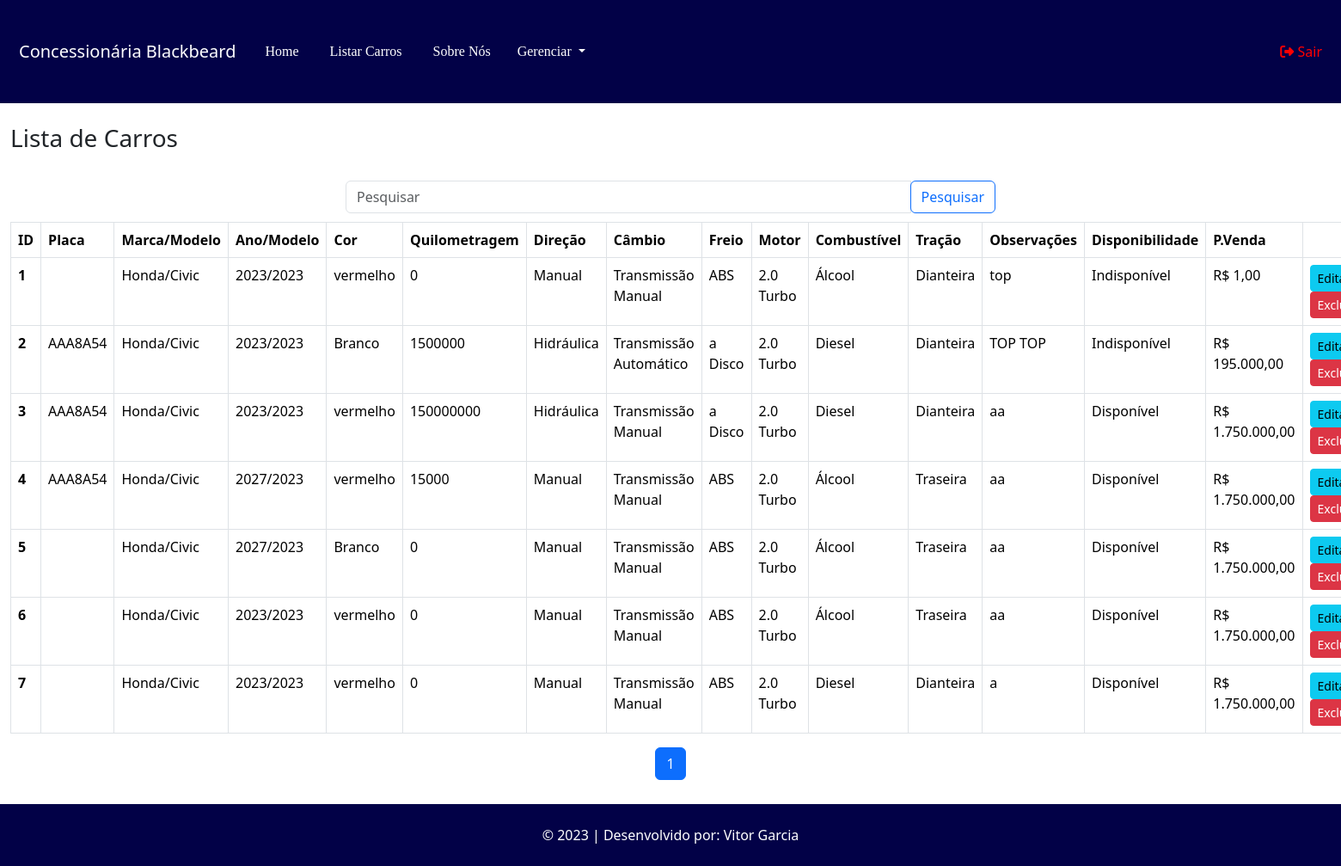
Before: /carro/pesquisar (signed in) with the older database file.
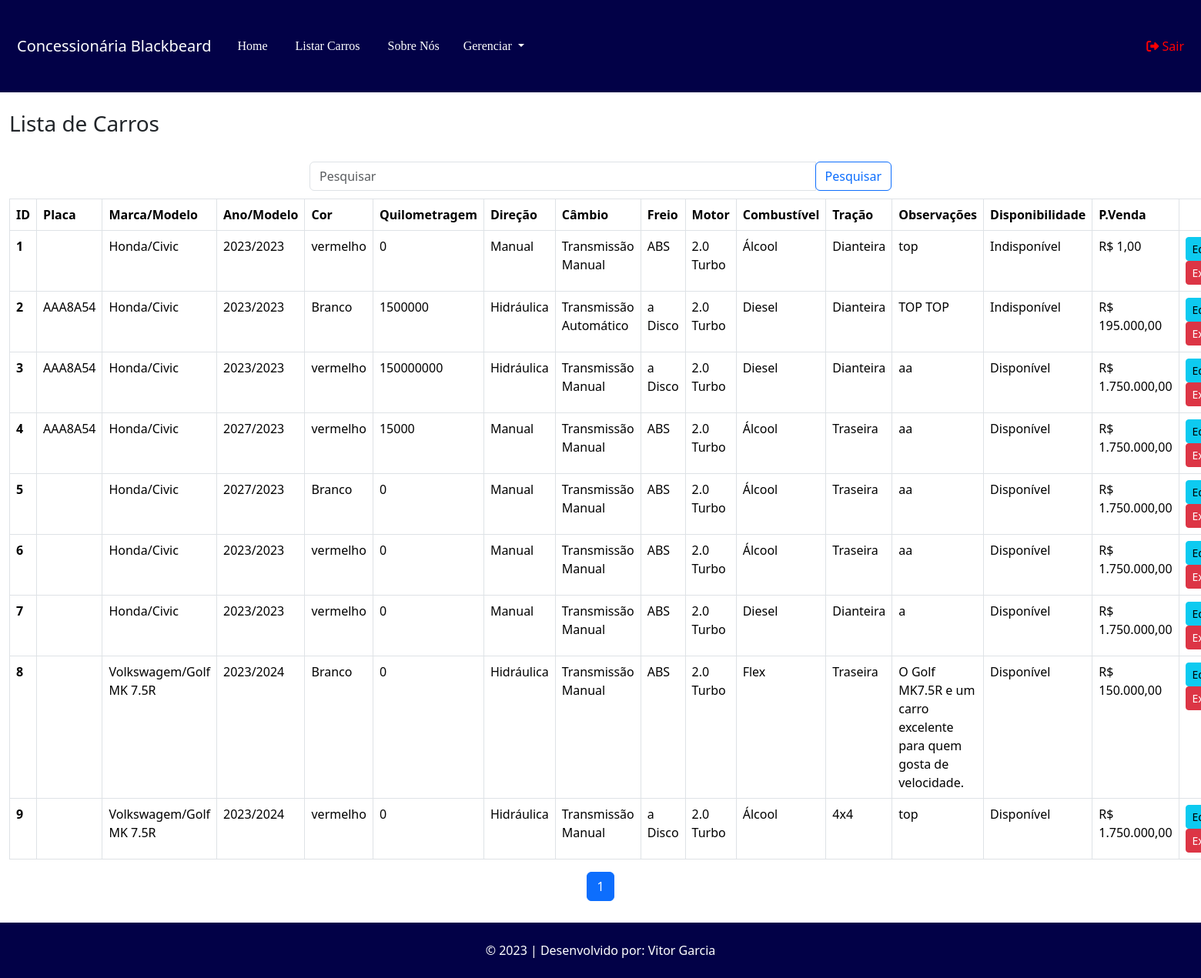
After: the same page with the newer database file.
### tables this page shows
CREATE TABLE `carro` (
  `id` int(11) NOT NULL,
  `id_modelo` int(11) NOT NULL,
  `ano_fabricacao` year(4) NOT NULL,
  `cor` varchar(50) NOT NULL,
  `preco_venda` decimal(10,2) NOT NULL,
  `quilometragem` int(11) NOT NULL,
  `modelo_direcao` varchar(50) NOT NULL,
  `modelo_transmissao` varchar(50) NOT NULL,
  `placa` varchar(12) NOT NULL,
  `observacoes` varchar(255) NOT NULL,
  `disponibilidade` varchar(50) NOT NULL,
  `tipo_freio` varchar(15) NOT NULL,
  `motor` varchar(15) NOT NULL,
  `tipo_combustivel` varchar(15) NOT NULL,
  `tipo_tracao` varchar(15) NOT NULL,
  `ano_modelo` year(4) NOT NULL
);

CREATE TABLE `marca` (
  `id` int(11) NOT NULL,
  `nome` varchar(100) NOT NULL
);

CREATE TABLE `modelo` (
  `id` int(11) NOT NULL,
  `nome` varchar(100) NOT NULL,
  `id_marca` int(11) NOT NULL
);

### App/Controllers/Controller.php (called while the page is built, shortened)
<?php
abstract class Controller
{
    private $viewVar;
    public function render($view)
    {
        $viewVar = $this->getViewVar();
        require_once PATH . '/App/Views/layouts/cabecalho.php';
        require_once PATH . '/App/Views/layouts/menu.php';
        require_once PATH . '/App/Views/' . $view . '.php';
        require_once PATH . '/App/Views/layouts/rodape.php';
    }
    public function getViewVar()
    {
        return $this->viewVar;
    }
    public function setViewParam($varName, $varValue)
    {
        if ($varName != "" && $varValue != "") {
            $this->viewVar[$varName] = $varValue;
        }
    }
}

### App/Controllers/CarroController.php (called while the page is built, shortened)
<?php
class CarroController extends Controller
{
    public function pesquisar()
    {
        $carroDAO = new CarroDAO();
        self::setViewParam('carro', $carroDAO->listar());
        $this->render('carro/pesquisar');
    }
}

### index.php (called while the page is built, shortened)
<?php
try {
    $app = new App();
    $app->run();
}catch (\Exception $e){
    $oError = new Erro($e);
    $oError->render();
}

### App/Models/DAO/BaseDAO.php (called while the page is built, shortened)
<?php
abstract class BaseDAO
{
    private $conexao;
    public function __construct()
    {
        $this->conexao = Conexao::getConnection();
    }
    public function select($sql)
    {
        if (!empty($sql)) {
            return $this->conexao->query($sql);
        }
    }
}

### App/Lib/Conexao.php (called while the page is built, shortened)
<?php
class Conexao
{
    private static $connection;
    public static function getConnection()
    {
        $pdoConfig = DB_DRIVER . ":" . "host=" . DB_HOST . ";";
        $pdoConfig .= "dbname=" . DB_NAME . ";";
        try {
            if (!isset(self::$connection)) {
                self::$connection = new PDO($pdoConfig, DB_USER, DB_PASSWORD);
                self::$connection->setAttribute(PDO::ATTR_ERRMODE, PDO::ERRMODE_EXCEPTION);
            }
            return self::$connection;
        } catch (PDOException $e) {
            throw new Exception("Erro de conexão com o banco de dados", 500);
        }
    }
}

### App/Models/DAO/CarroDAO.php (called while the page is built, shortened)
<?php
class CarroDAO extends BaseDAO{
    public function listar($id = null){
        if($id){
            $resultado = $this->select(
                "SELECT * FROM carro WHERE id = $id"
            );
            return $resultado->fetchObject(Carro::class);
        } else {
            $resultado = $this->select(
                'SELECT * FROM carro'
            );
            return $resultado->fetchAll(\PDO::FETCH_CLASS, Carro::class);
        }
        return false;
    }
}
?>

### App/Models/Entidades/Carro.php (called while the page is built, shortened)
<?php
class Carro{
     private $id;
     private $ano_fabricacao;
     private $ano_modelo;
     private $cor;
     private $preco_venda;
     private $quilometragem;
     private $modelo_direcao;
     private $modelo_transmissao;
     private $placa;
     private $observacoes;
     private $disponibilidade;
     private $tipo_freio;
     private $motor;
     private $tipo_combustivel;
     private $tipo_tracao;
     public function getId(){
          return $this->id;
     }
     function getAno_fabricacao(){
          return $this->ano_fabricacao;
     }
     function getAno_modelo(){
          return $this->ano_modelo;
     }
     public function getCor(){
          return $this->cor;
     }
     public function getPreco_venda(){
          return $this->preco_venda;
     }
     public function getQuilometragem(){
          return $this->quilometragem;
     }
     public function getModelo_direcao(){
          return $this->modelo_direcao;
     }
     public function getModelo_transmissao(){
          return $this->modelo_transmissao;
     }
     public function getPlaca(){
          return $this->placa;
     }
     public function getObservacoes(){
          return $this->observacoes;
     }
     public function getDisponibilidade(){
          return $this->disponibilidade;
     }
     public function getTipo_freio(){
          return $this->tipo_freio;
     }
     public function getMotor(){
          return $this->motor;
     }
     public function getTipo_combustivel(){
          return $this->tipo_combustivel;
     }
     public function getTipo_tracao(){
          return $this->tipo_tracao;
     }
     private $id_modelo;
     public function getId_modelo(){
          return $this->id_modelo;
     }
}
?>

### App/Models/DAO/ModeloDAO.php (called while the page is built, shortened)
<?php
class ModeloDAO extends BaseDAO{
    public function listar($id = null){
        if($id){
            $resultado = $this->select(
                "SELECT * FROM modelo WHERE id = $id"
            );
            return $resultado->fetchObject(Modelo::class);
        } else {
            $resultado = $this->select(
                'SELECT * FROM modelo'
            );
            return $resultado->fetchAll(\PDO::FETCH_CLASS, Modelo::class);
        }
        return false;
    }
}
?>

### App/Models/Entidades/Modelo.php (called while the page is built, shortened)
<?php
class Modelo{
     private $nome;
     private $id_marca;
     public function getNome(){
          return $this->nome;
     }
   function getId_marca(){
        return $this->id_marca;
   }
}
?>

### App/Models/DAO/MarcaDAO.php (called while the page is built, shortened)
<?php
class MarcaDAO extends BaseDAO{
    public function listar($id = null){
        if($id){
            $resultado = $this->select(
                "SELECT * FROM marca WHERE id = $id"
            );
            return $resultado->fetchObject(Marca::class);
        } else {
            $resultado = $this->select(
                'SELECT * FROM marca'
            );
            return $resultado->fetchAll(\PDO::FETCH_CLASS, Marca::class);
        }
        return false;
    }
}
?>

### App/Models/Entidades/Marca.php (called while the page is built, shortened)
<?php
class Marca{
     private $nome;
   function getNome(){
        return $this->nome;
   }
}
?>

### App/Views/carro/pesquisar.php (the view, shortened to what this page needs)
<?php
$carrosPorPagina = 10;
$paginaAtual = isset($_GET['page']) ? intval($_GET['page']) : 1;
$pesquisa = isset($_GET['pesquisa']) ? $_GET['pesquisa'] : '';
if (isset($_SESSION['login'])) {
?>
  <div class="container-fluid container2">
    <br>
    <h3>Lista de Carros</h3>
    <br>
    <div class="row centralizar">
      <div class="col-md-6">
        <form class="form-inline" action="" method="GET">
          <div class="input-group">
            <input type="text" class="form-control" name="pesquisa" placeholder="Pesquisar">
            <div class="input-group-append">
              <button class="btn btn-outline-primary" type="submit">Pesquisar</button>
            </div>
          </div>
        </form>
      </div>
    </div>
    <table class="table table-hover table-bordered">
      <thead>
        <tr>
          <th scope="col">ID</th>
          <th scope="col">Placa</th>
          <th scope="col">Marca/Modelo</th>
          <th scope="col">Ano/Modelo</th>
          <th scope="col">Cor</th>
          <th scope="col">Quilometragem</th>
          <th scope="col">Direção</th>
          <th scope="col">Câmbio</th>
          <th scope="col">Freio</th>
          <th scope="col">Motor</th>
          <th scope="col">Combustível</th>
          <th scope="col">Tração</th>
          <th scope="col">Observações</th>
          <th scope="col">Disponibilidade</th>
          <th scope="col">P.Venda</th>
          <th scope="col"></th>
        </tr>
      </thead>
      <tbody>
        <?php
        $carrosFiltrados = [];
        if (empty($pesquisa)) {
          $carrosFiltrados = $viewVar['carro'];
        }
        if (empty($carrosFiltrados)) { ?>
          <tr>
            <td colspan="16">
              <div class="alert alert-info" role="alert">Nenhum carro encontrado!</div>
            </td>
          </tr>
          <?php } else {
          foreach ($carrosFiltrados as $index => $carro) {
            $modeloDAO = new ModeloDAO();
            $modelo = $modeloDAO->listar($carro->getId_modelo());
            $marcaDAO = new MarcaDAO();
            $marca = $marcaDAO->listar($modelo->getId_marca());
          ?>
            <tr>
              <th scope="row"><?php echo $carro->getId(); ?></th>
              <td><?php echo $carro->getPlaca(); ?></td>
              <td><?php echo $marca->getNome() . "/" . $modelo->getNome(); ?></td>
              <td><?php echo $carro->getAno_fabricacao() . "/" . $carro->getAno_modelo(); ?></td>
              <td><?php echo $carro->getCor(); ?></td>
              <td><?php echo $carro->getQuilometragem(); ?></td>
              <td><?php echo $carro->getModelo_direcao(); ?></td>
              <td><?php echo $carro->getModelo_transmissao(); ?></td>
              <td><?php echo $carro->getTipo_freio(); ?></td>
              <td><?php echo $carro->getMotor(); ?></td>
              <td><?php echo $carro->getTipo_combustivel(); ?></td>
              <td><?php echo $carro->getTipo_tracao(); ?></td>
              <td><?php echo $carro->getObservacoes(); ?></td>
              <td><?php echo $carro->getDisponibilidade(); ?></td>
              <td><?php echo "R$ " . number_format($carro->getPreco_venda(), 2, ',', '.'); ?></td>
              <td>
                <a href="http://<?php echo APP_HOST; ?>/carro/edicao/<?php echo $carro->getId(); ?>" class="btn btn-info btn-sm">Editar</a>
                <a href="http://<?php echo APP_HOST; ?>/carro/exclusao/<?php echo $carro->getId(); ?>" class="btn btn-danger btn-sm">Excluir</a>
              </td>
            </tr>
        <?php
          }
        }
        ?>
      </tbody>
    </table>
    <nav aria-label="Page navigation">
      <ul class="pagination centralizar">
        <?php
        $totalCarros = count($carrosFiltrados);
        $totalPaginas = ceil($totalCarros / $carrosPorPagina);
        for ($i = 1; $i <= $totalPaginas; $i++) {
          $activeClass = ($i === $paginaAtual) ? 'active' : '';
          echo "<li class='page-item $activeClass'><a class='page-link' href='?page=$i'>$i</a></li>";
        }
        ?>
      </ul>
    </nav>
  </div>
<?php
}
?>

### App/App.php (shortened to what this page needs)
<?php
class App
{
    private $controller;
    private $action;
    private $params;
    public $controllerName;
    public function run()
    {
        if ($this->controller) {
            $this->controllerName = ucwords($this->controller) . 'Controller';
            $this->controllerName = preg_replace('/[^a-zA-Z]/i', '', $this->controllerName);
        } else {
            $this->controllerName = "HomeController";
        }
        $this->action = preg_replace('/[^a-zA-Z]/i', '', (empty($this->action)) ? 'index' : $this->action);
        $objetoController = new $nomeClasse($this);
        if (method_exists($objetoController, $this->action)) {
            $objetoController->{$this->action}($this->params);
            return;
        } else if (!$this->action && method_exists($objetoController, 'index')) {
            $objetoController->index($this->params);
            return;
        } else {
            throw new Exception("Aguarde. Nosso suporte já esta verificando!", 500);
        }
        throw new Exception("Página não encontrada.", 404);
    }
    public function url()
    {
        if (isset($_GET['url'])) {
            $path = $_GET['url'];
            $path = rtrim($path, '/');
            $path = filter_var($path, FILTER_SANITIZE_URL);
            $path = explode('/', $path);
            $this->controller = $this->verificaArray($path, 0);
            $this->action = $this->verificaArray($path, 1);
        }
    }
    public function getAction()
    {
        return $this->action;
    }
    public function getControllerName()
    {
        return $this->controllerName;
    }
    private function verificaArray($array, $key)
    {
        if (isset($array[$key]) && !empty($array[$key])) {
            return $array[$key];
        }
        return null;
    }
}

### App/Views/layouts/cabecalho.php (shortened to what this page needs)
<!DOCTYPE html>
<html lang="pt-br">
    <head>
        <link href="https://cdn.jsdelivr.net/npm/bootstrap@5.2.0-beta1/dist/css/bootstrap.min.css" rel="stylesheet">
        <link rel="stylesheet" href="https://unpkg.com/swiper@7/swiper-bundle.min.css"/>
        <link href="css/bootstrap.min.css" rel="stylesheet">
        <link href="<?php echo PATH_CSS; ?>style.css" rel="stylesheet">
        <link rel="stylesheet" href="https://cdn.jsdelivr.net/npm/bootstrap-icons@1.10.5/font/bootstrap-icons.css">
        <link rel="stylesheet" href="https://cdnjs.cloudflare.com/ajax/libs/bootstrap-datepicker/1.10.0/css/bootstrap-datepicker.min.css" />
    </head>
<body>

### App/Views/layouts/menu.php (shortened to what this page needs)
<nav class="navbar navbar-expand-lg text-white " style="background-color: #020147; padding: 40px 10px;">
  <div class="container-fluid">
    <a class="navbar-brand  hover" href="http://<?php echo APP_HOST; ?>/home/index">Concessionária Blackbeard</a>
    <div class="collapse navbar-collapse" id="navbarSupportedContent">
      <ul class="navbar-nav me-auto mb-2 mb-lg-0 cabecario">
        <li class="nav-item">
          <a class="nav-link active text-white" aria-current="page" href="http://<?php echo APP_HOST; ?>/home/index">Home</a>
        </li>
        <li class="nav-item">
          <a href="http://<?php echo APP_HOST; ?>/carro/index" class="nav-link text-white">Listar Carros</a>
        </li>
        <li class="nav-item">
          <a href="http://<?php echo APP_HOST; ?>/sobre/index" class="nav-link text-white">Sobre Nós</a>
        </li>
        <?php
        if (isset($_SESSION['login'])) {
        ?>
          <li class="nav-item">
            <div class="dropdown">
              <a class="nav-item dropdown-toggle text-white manutencao" type="button" id="dropdownMenuButton" data-toggle="dropdown" aria-haspopup="true" aria-expanded="false">
                Gerenciar
              </a>
          </li>
        <?php
        }
        ?>
    </div>
    <div>
      <li class="nav-item" style="list-style: none;">
        <?php
        if (!isset($_SESSION['login'])) {
        ?>
          <a class="nav-link hover " href="http://<?php echo APP_HOST; ?>/login/index" style="color: green;">
            <i class="fas fa-sign-in-alt " style="color: green;"></i> Entrar
          </a>
        <?php
        } else {
        ?>
          <a href="http://<?php echo APP_HOST; ?>/login/sair" class="nav-link hover" style="color: red;">
            <i class="fas fa-sign-out-alt " style="color: red;"></i> Sair
          </a>
        <?php
        }
        ?>
      </li>
    </div>
</nav>

### App/Views/layouts/rodape.php (shortened to what this page needs)
<footer class="py-4 text-white fixed-bottom" style=" background-color: #020147;">
        <div class="container">
            <p class="m-0 text-center"> &copy; 2023 | Desenvolvido por: Vitor Garcia</p>
        </div>
    </footer>
</body>
</html>

### App/Views/layouts/menu.php (style rules this page uses)
.manutencao { margin-top: 8px; text-decoration: none; margin-left: 3px; }
.cabecario li { margin: 0 10px; transition: all 1s ease-in-out ; border-radius: 5px; font-family: cursive; }
.hover { color: white; transition: all 0.5s ease-in-out ; }

### App/Views/carro/pesquisar.php (style rules this page uses)
.container2 { margin-bottom: 100px; }
.centralizar { justify-content: center; margin-bottom: 10px; }

Changed rows visible on the page:
added carro: id "8", marca.nome "Volkswagem", id_modelo.nome "Golf MK 7.5R", ano_fabricacao "2023", ano_modelo "2024", cor "Branco", quilometragem "0", modelo_direcao "Hidráulica", modelo_transmissao "Transmissão Manual", tipo_freio "ABS", motor "2.0 Turbo", tipo_combustivel "Flex", tipo_tracao "Traseira", observacoes "O Golf MK7.5R e um carro excelente para quem gosta de velocidade.", disponibilidade "Disponível", preco_venda "150.000,00"
added carro: id "9", marca.nome "Volkswagem", id_modelo.nome "Golf MK 7.5R", ano_fabricacao "2023", ano_modelo "2024", cor "vermelho", quilometragem "0", modelo_direcao "Hidráulica", modelo_transmissao "Transmissão Manual", tipo_freio "a Disco", motor "2.0 Turbo", tipo_combustivel "Álcool", tipo_tracao "4x4", observacoes "top", disponibilidade "Disponível", preco_venda "1.750.000,00"
